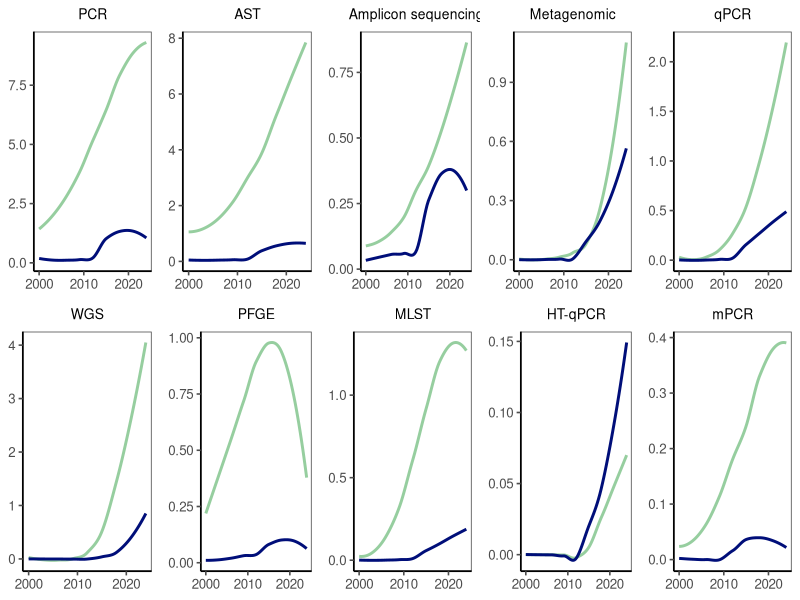

This chart was generated by the following R code:
pkgs <- c("ggplot2", "gridExtra", "ggthemes")
for (p in pkgs) {
  if (!requireNamespace(p, quietly = TRUE)) {
    install.packages(p)
  }
  library(p, character.only = TRUE)
}

total_df_norm <- read.csv("./Data/Fig3g_hydro.csv", row.names = 1, check.names = F)
other_df_norm <- read.csv("./Data/Fig3g_other.csv", row.names = 1, check.names = F)
# Get the technology names
tech_names <- rownames(total_df_norm)
years <- as.numeric(colnames(total_df_norm))

# Create the color mapping
colors <- c("Total" = "#000e79", "Other" = "#96ce9f")

# Create an empty list to store all plots
plot_list <- list()

# Create a plot for each technology
for (i in 1:length(tech_names)) {
  tech_name <- tech_names[i]
  
  # Extract the data
  total_data <- as.numeric(total_df_norm[i, ])
  other_data <- as.numeric(other_df_norm[i, ])
  
  # Create a data frame
  df <- data.frame(
    Year = rep(years, 2),
    Count = c(total_data, other_data),
    Group = rep(c("Total", "Other"), each = length(years))
  )
  
  # Create the ggplot figure
  p <- ggplot(df, aes(x = Year, y = Count, color = Group)) +
    geom_smooth(method = "loess", se = FALSE, linewidth = 1) +
    # geom_smooth(method = "lm", formula = y ~ poly(x, 3), se = FALSE, linewidth = 1.2) +
    scale_color_manual(values = colors) +
    scale_x_continuous(breaks = c(2000, 2010, 2020)) +  # Show only 2000, 2010, and 2020
    labs(title = tech_name, x = NULL, y = NULL) +
    theme_few() +
    theme(
      panel.background = element_rect(fill = "white", color = NA),
      plot.background = element_rect(fill = "white", color = NA),
      panel.grid = element_blank(),
      axis.line = element_line(color = "black"),
      legend.position = "none",  # Hide the legend
      plot.title = element_text(hjust = 0.5, size = 10)  # Center the title and adjust its size
    ) 
  # +
  # ylim(0, max(df$Count, na.rm = TRUE) * 1.1)
  
  # Add the plot to the list
  plot_list[[i]] <- p
}

# Combine all plots into a 2-row layout
combined_plot <- grid.arrange(grobs = plot_list, nrow = 2, ncol = 5)
ggsave("./Figures/Fig3g.pdf", combined_plot,
       width = 10, height = 3)
